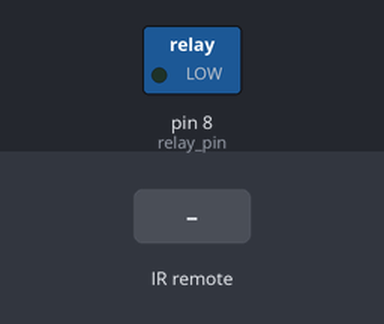
A sketch run on a simulated Arduino Uno, built with avr-gcc and run on an emulated ATmega328P. Parts: switched loads named in the sketch (green lamp = pin HIGH). Inputs (shaded band) come from the test bench.

Above: at 1.2 s.
1.3 s: infrared code 0xFF18E7 received
At 2.0 s:
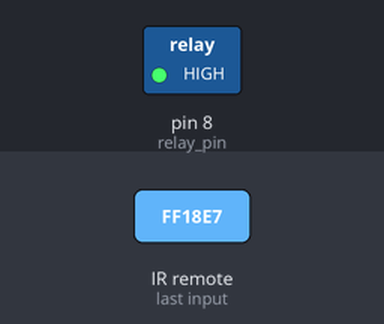
2.9 s: infrared code 0xFF30CF received
At 4.4 s:
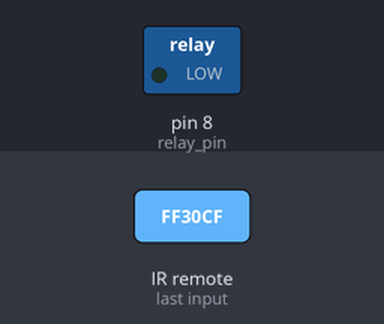
Timing chart, 0 to 5.9 s (numbered marks = the images above; inputs shaded):
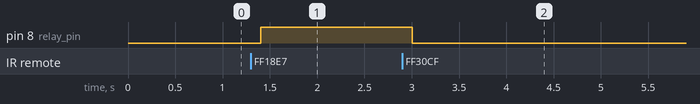

Measured:
- after the input at 1.3 s, pin 8 (relay_pin): LOW → HIGH after 0.10 s
- after the input at 2.9 s, pin 8 (relay_pin): HIGH → LOW after 0.10 s

The sketch:

Remote_control_RelayLamp.ino
```cpp
// Bai 10-12
// IN -> 8
// COM -> 7
// IR Receiver: IN -> 3
// NO -> Lamp
// COM -> +AC

#include <IRremote.h>

const int receiverPin = 3;
const int relay_pin = 8;

IRrecv irrecv(receiverPin);
decode_results results;

void setup() {
  Serial.begin(9600);
  irrecv.enableIRIn();
  pinMode(relay_pin,OUTPUT);
}

void loop() {

  if (irrecv.decode(&results))
  {

    if (results.value == 16724175) {
      digitalWrite(relay_pin, LOW);
    }

    if (results.value == 16718055) {
      digitalWrite(relay_pin, HIGH);
    }
 }

  irrecv.resume();
  delay(200);
}
```
